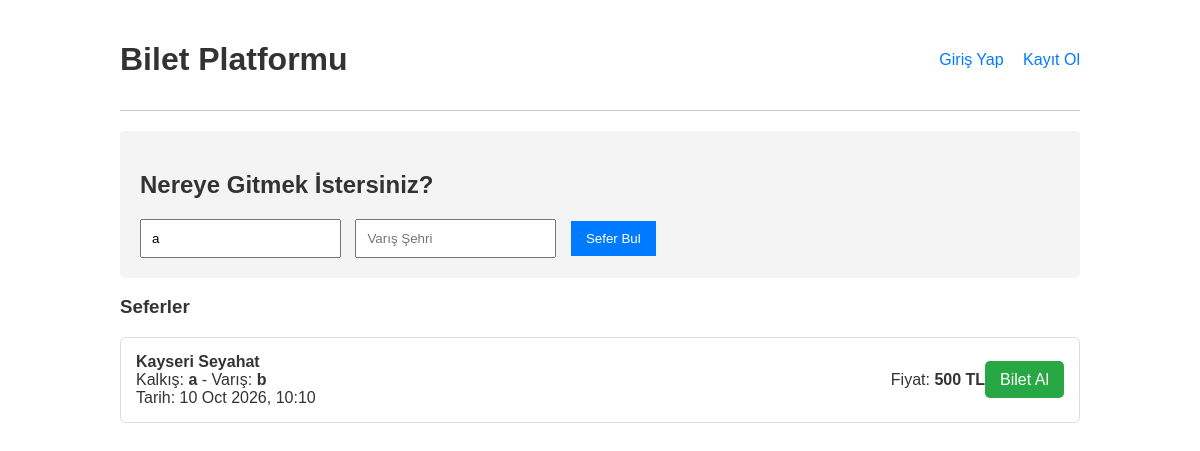
Page /index.php?departure_city=a on the committed database.
### tables this page shows
CREATE TABLE Trips (
        id INTEGER PRIMARY KEY AUTOINCREMENT,
        company_id INTEGER NOT NULL,
        destination_city TEXT NOT NULL,
        arrival_time DATETIME NOT NULL,
        departure_time DATETIME NOT NULL,
        departure_city TEXT NOT NULL,
        price REAL NOT NULL,
        capacity INTEGER NOT NULL,
        created_at DATETIME DEFAULT (datetime('now','localtime')),
        FOREIGN KEY (company_id) REFERENCES Bus_Company (id) ON DELETE CASCADE
    );

CREATE TABLE Bus_Company (
        id INTEGER PRIMARY KEY AUTOINCREMENT,
        name TEXT UNIQUE NOT NULL,
        logo_path TEXT,
        created_at DATETIME DEFAULT (datetime('now','localtime'))
    );

### index.php (the view, shortened to what this page needs)
<?php
require_once 'db.php';
$trips = [];
$search_performed = false;
if ($_SERVER['REQUEST_METHOD'] == 'GET' && (isset($_GET['departure_city']) || isset($_GET['arrival_city']))) {
    $search_performed = true;
    $departure_city = trim($_GET['departure_city']);
    $sql = "SELECT Trips.*, Bus_Company.name as company_name
            FROM Trips
            JOIN Bus_Company ON Trips.company_id = Bus_Company.id
            WHERE 1=1";
    $params = [];
    if (!empty($departure_city)) {
        $sql .= " AND departure_city LIKE ?";
        $params[] = '%' . $departure_city . '%';
    }
    $sql .= " ORDER BY departure_time ASC";
    $stmt = $pdo->prepare($sql);
    $stmt->execute($params);
    $trips = $stmt->fetchAll();
}
?>
<!DOCTYPE html>
<html lang="tr">
<head>
</head>
<body>
<div class="container">
    <header>
        <h1><a href="index.php" style="text-decoration: none; color: inherit;">Bilet Platformu</a></h1>
        <nav>
            <?php if (isset($_SESSION['user_id'])): ?>
                <span>Hoş geldiniz, <strong><?php echo htmlspecialchars($_SESSION['user_name']); ?></strong></span>
                <a href="biletlerim.php">Biletlerim</a>
                <a href="auth.php?action=logout">Çıkış Yap</a>
            <?php else: ?>
                <a href="giris_yap.php">Giriş Yap</a>
                <a href="kayit_ol.php">Kayıt Ol</a>
            <?php endif; ?>
        </nav>
    </header>
    <main>
        <div class="search-form">
            <h2>Nereye Gitmek İstersiniz?</h2>
            <form action="index.php" method="GET">
                <input type="text" name="departure_city" placeholder="Kalkış Şehri" value="<?php echo isset($_GET['departure_city']) ? htmlspecialchars($_GET['departure_city']) : ''; ?>">
                <input type="text" name="arrival_city" placeholder="Varış Şehri" value="<?php echo isset($_GET['arrival_city']) ? htmlspecialchars($_GET['arrival_city']) : ''; ?>">
                <button type="submit">Sefer Bul</button>
            </form>
        </div>
        <div class="trips-list">
            <h3>Seferler</h3>
            <?php if ($search_performed): ?>
                <?php if (count($trips) > 0): ?>
                    <?php foreach ($trips as $trip): ?>
                        <div class="trip">
                            <div class="trip-info">
                                <strong><?php echo htmlspecialchars($trip['company_name']); ?></strong><br>
                                Kalkış: <strong><?php echo htmlspecialchars($trip['departure_city']); ?></strong> - Varış: <strong><?php echo htmlspecialchars($trip['destination_city']); ?></strong><br>
                                Tarih: <?php echo htmlspecialchars(date('d M Y, H:i', strtotime($trip['departure_time']))); ?>
                            </div>
                            <div class="trip-price">
                                Fiyat: <strong><?php echo htmlspecialchars($trip['price']); ?> TL</strong>
                            </div>
                            <div class="trip-action">
                                <a href="bilet_al.php?trip_id=<?php echo $trip['id']; ?>">Bilet Al</a>
                            </div>
                        </div>
                    <?php endforeach; ?>
                <?php else: ?>
                    <p>Bu kriterlere uygun sefer bulunamadı.</p>
                <?php endif; ?>
            <?php else: ?>
                <p>Lütfen kalkış ve varış şehirlerini seçerek arama yapın.</p>
            <?php endif; ?>
        </div>
    </main>
</div>
</body>
</html>

### index.php (style rules this page uses)
body { font-family: sans-serif; color: #333; }
.container { max-width: 960px; margin: 20px auto; padding: 0 20px; }
header { display: flex; justify-content: space-between; align-items: center; border-bottom: 1px solid #ccc; padding-bottom: 10px; }
nav a { margin-left: 15px; text-decoration: none; color: #007bff; }
.search-form { background-color: #f4f4f4; padding: 20px; border-radius: 5px; margin-top: 20px; }
.search-form input { padding: 10px; margin-right: 10px; }
.search-form button { padding: 10px 15px; background-color: #007bff; color: white; border: none; cursor: pointer; }
.trip { border: 1px solid #ddd; padding: 15px; margin-top: 15px; border-radius: 5px; display: flex; justify-content: space-between; align-items: center; }
.trip-info { flex-grow: 1; }
.trip-action a { background-color: #28a745; color: white; padding: 10px 15px; text-decoration: none; border-radius: 5px; }

### rows in the picture
trips: company.name "Kayseri Seyahat", departure_city "a", destination_city "b", departure_time "10 Oct 2026, 10:10", price "500"
